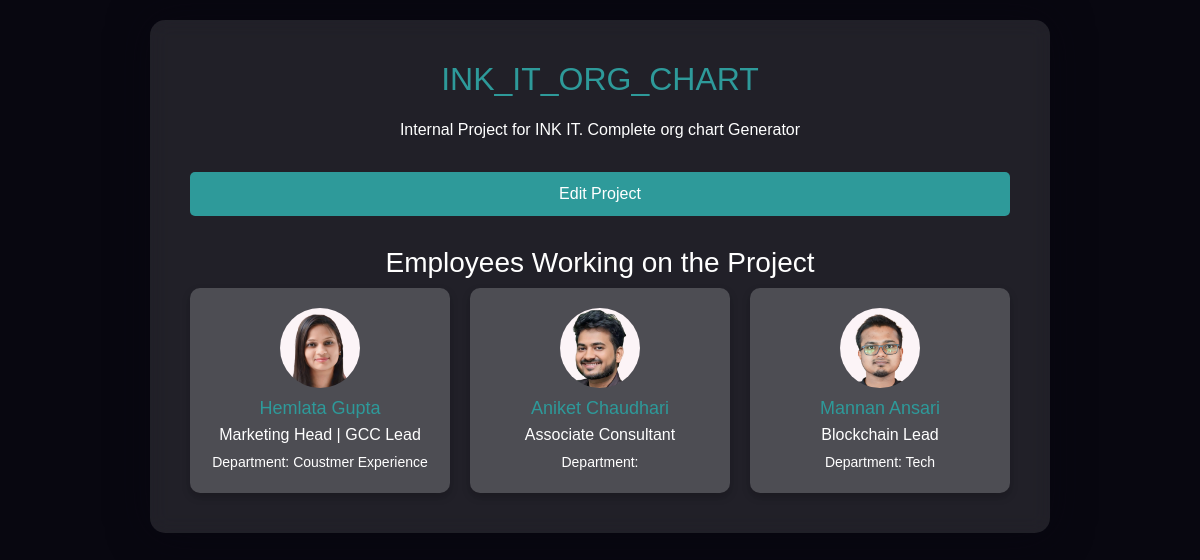
Before: /project_detail/3/ with the older database file.
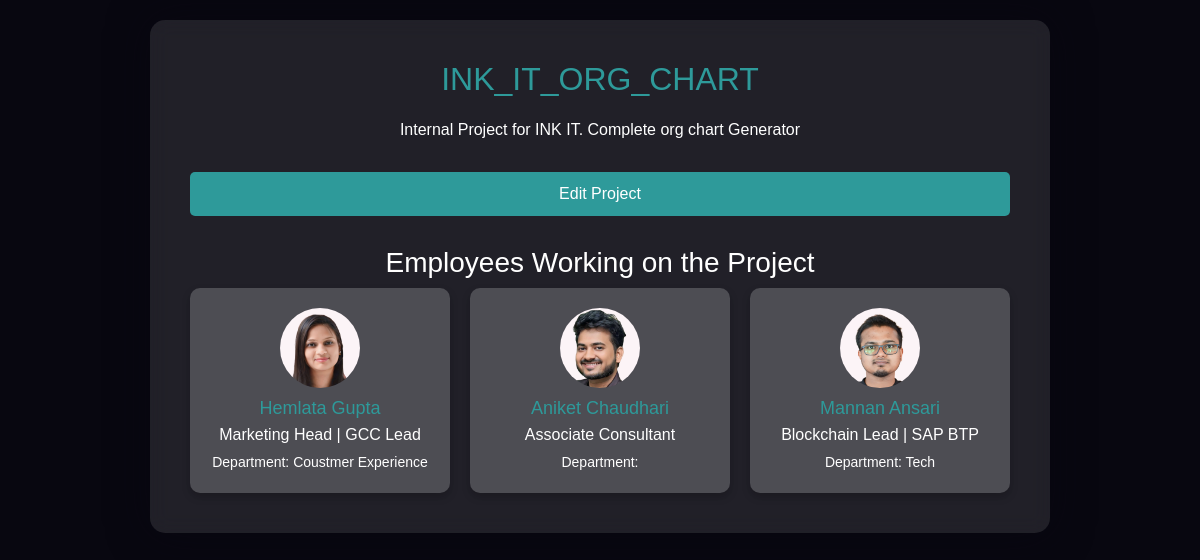
After: the same page with the newer database file.
### ink_org_chart_app/models.py (models this page shows, shortened)
class Employee(models.Model):
    EMPLOYMENT_TYPE_CHOICES = [
        ('Full-time', 'Full-time'),
        ('Part-time', 'Part-time'),
        ('Contract', 'Contract'),
        ('Intern', 'Intern'),
    ]
    name = models.CharField(max_length=100)
    title = models.CharField(max_length=100)
    managers = models.ManyToManyField(
        'self',
        blank=True,
        related_name='subordinates',
        symmetrical=False
    )
    office_location = models.CharField(max_length=100)
    employment_type = models.CharField(
        max_length=20,
        choices=EMPLOYMENT_TYPE_CHOICES,
        default='Full-time'
    )
    image = models.ImageField(upload_to='employee_images/', null=True, blank=True)
    date_of_joining = models.DateField(null=True, blank=True)
    job_description = models.TextField(null=True, blank=True)
    resume = models.FileField(upload_to='employee_resumes/', null=True, blank=True)
    department = models.CharField(max_length=100, null=True, blank=True)
    class Meta:
        verbose_name = 'Employee'
        verbose_name_plural = 'Employees'

### ink_org_chart_app/views.py (the view)
# urls.py: path('project_detail/<int:project_id>/', views.project_detail, name='project_detail'),  # View project details
def project_detail(request, project_id):
    project = get_object_or_404(Project, id=project_id)
    employees = project.employees.all()
    return render(request, 'ink_org_chart_app/project_detail.html', {
        'project': project,
        'employees': employees
    })

### ink_org_chart_app/templates/ink_org_chart_app/project_detail.html (shortened to what this page needs)
<!DOCTYPE html>
<html lang="en">
<head>
    <link href="https://cdn.jsdelivr.net/npm/bootstrap@5.3.0-alpha1/dist/css/bootstrap.min.css" rel="stylesheet">
</head>
<body>
    <div class="container-wrapper">
        <div class="container">
            <h1>{{ project.name }}</h1>
            <p>{{ project.description }}</p>
            <div class="btn-group">
                <a href="/edit_project/{{ project.id }}/" class="btn btn-custom">Edit Project</a>
            </div>
            <h3 class="text-center">Employees Working on the Project</h3>
            <div class="employee-cards">
                {% for employee in employees %}
                <div class="employee-card">
                    <img src="{{ employee.image.url }}" alt="{{ employee.name }}">
                    <h4>{{ employee.name }}</h4>
                    <h6>{{ employee.title }}</h6>
                    <p>Department: {{ employee.department }}</p>
                </div>
                {% endfor %}
            </div>
        </div>
    </div>
</body>
</html>

Changed rows visible on the page:
changed Employee "Mannan Ansari": title "Blockchain Lead" → "Blockchain Lead | SAP BTP"
